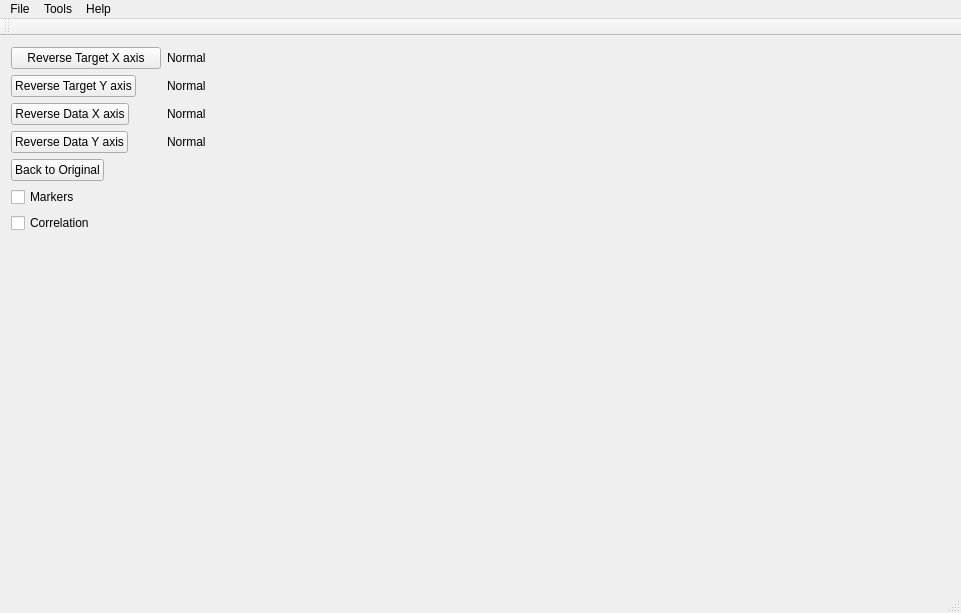
<?xml version="1.0" encoding="UTF-8"?>
<ui version="4.0">
 <class>MainWindow</class>
 <widget class="QMainWindow" name="MainWindow">
  <property name="geometry">
   <rect>
    <x>0</x>
    <y>0</y>
    <width>961</width>
    <height>613</height>
   </rect>
  </property>
  <property name="windowTitle">
   <string>QAnalySeries WASM, v. 1.5.3</string>
  </property>
  <widget class="QWidget" name="centralwidget">
   <property name="minimumSize">
    <size>
     <width>961</width>
     <height>536</height>
    </size>
   </property>
   <layout class="QFormLayout" name="formLayout">
    <item row="0" column="0">
     <layout class="QVBoxLayout" name="verticalLayout">
      <item>
       <layout class="QFormLayout" name="formLayout_2">
        <item row="0" column="0">
         <widget class="QPushButton" name="ReverseTargetXButton">
          <property name="minimumSize">
           <size>
            <width>150</width>
            <height>0</height>
           </size>
          </property>
          <property name="text">
           <string>Reverse Target X axis</string>
          </property>
         </widget>
        </item>
        <item row="0" column="1">
         <widget class="QLabel" name="reverseTargetXLabel">
          <property name="text">
           <string>Normal</string>
          </property>
         </widget>
        </item>
        <item row="1" column="0">
         <widget class="QPushButton" name="ReverseTargetYButton">
          <property name="text">
           <string>Reverse Target Y axis</string>
          </property>
         </widget>
        </item>
        <item row="1" column="1">
         <widget class="QLabel" name="reverseTargetYLabel">
          <property name="text">
           <string>Normal</string>
          </property>
         </widget>
        </item>
        <item row="2" column="0">
         <widget class="QPushButton" name="ReverseDataXButton">
          <property name="text">
           <string>Reverse Data X axis</string>
          </property>
         </widget>
        </item>
        <item row="2" column="1">
         <widget class="QLabel" name="reverseDataXLabel">
          <property name="text">
           <string>Normal</string>
          </property>
         </widget>
        </item>
        <item row="3" column="0">
         <widget class="QPushButton" name="ReverseDataYButton">
          <property name="text">
           <string>Reverse Data Y axis</string>
          </property>
         </widget>
        </item>
        <item row="3" column="1">
         <widget class="QLabel" name="reverseDataYLabel">
          <property name="text">
           <string>Normal</string>
          </property>
         </widget>
        </item>
        <item row="4" column="0">
         <widget class="QPushButton" name="BackToOriginal">
          <property name="enabled">
           <bool>true</bool>
          </property>
          <property name="text">
           <string>Back to Original</string>
          </property>
         </widget>
        </item>
        <item row="5" column="0">
         <widget class="QCheckBox" name="MarkersCheckbox">
          <property name="enabled">
           <bool>true</bool>
          </property>
          <property name="text">
           <string>Markers</string>
          </property>
          <property name="checked">
           <bool>false</bool>
          </property>
         </widget>
        </item>
        <item row="6" column="0">
         <widget class="QCheckBox" name="CorrelationCheckbox">
          <property name="text">
           <string>Correlation</string>
          </property>
         </widget>
        </item>
        <item row="6" column="1">
         <widget class="QLabel" name="correlationLabel">
          <property name="text">
           <string/>
          </property>
         </widget>
        </item>
        <item row="7" column="0">
         <spacer name="verticalSpacer">
          <property name="orientation">
           <enum>Qt::Vertical</enum>
          </property>
          <property name="sizeHint" stdset="0">
           <size>
            <width>20</width>
            <height>40</height>
           </size>
          </property>
         </spacer>
        </item>
       </layout>
      </item>
     </layout>
    </item>
    <item row="0" column="1">
     <layout class="QGridLayout" name="gridLayout">
      <item row="0" column="0">
       <widget class="QCustomPlot" name="correlation" native="true">
        <property name="sizePolicy">
         <sizepolicy hsizetype="MinimumExpanding" vsizetype="Preferred">
          <horstretch>0</horstretch>
          <verstretch>0</verstretch>
         </sizepolicy>
        </property>
        <property name="minimumSize">
         <size>
          <width>500</width>
          <height>163</height>
         </size>
        </property>
       </widget>
      </item>
      <item row="1" column="0">
       <widget class="QCustomPlot" name="sedrate" native="true">
        <property name="sizePolicy">
         <sizepolicy hsizetype="MinimumExpanding" vsizetype="Preferred">
          <horstretch>0</horstretch>
          <verstretch>0</verstretch>
         </sizepolicy>
        </property>
        <property name="minimumSize">
         <size>
          <width>500</width>
          <height>164</height>
         </size>
        </property>
       </widget>
      </item>
      <item row="2" column="0">
       <widget class="QCustomPlot" name="tuning" native="true">
        <property name="sizePolicy">
         <sizepolicy hsizetype="MinimumExpanding" vsizetype="Preferred">
          <horstretch>0</horstretch>
          <verstretch>0</verstretch>
         </sizepolicy>
        </property>
        <property name="minimumSize">
         <size>
          <width>500</width>
          <height>163</height>
         </size>
        </property>
       </widget>
      </item>
     </layout>
    </item>
   </layout>
  </widget>
  <widget class="QMenuBar" name="menubar">
   <property name="geometry">
    <rect>
     <x>0</x>
     <y>0</y>
     <width>961</width>
     <height>24</height>
    </rect>
   </property>
   <widget class="QMenu" name="menuFile">
    <property name="title">
     <string>File</string>
    </property>
    <addaction name="actionOpen_Project"/>
    <addaction name="actionSave_Project_as"/>
    <addaction name="separator"/>
    <addaction name="actionOpen_Example_Dataset"/>
    <addaction name="separator"/>
    <addaction name="actionOpen_Data"/>
    <addaction name="actionOpen_Target"/>
    <addaction name="actionOpen_TimeModel"/>
    <addaction name="separator"/>
    <addaction name="actionSave_Data_with_ages"/>
    <addaction name="actionSave_new_Data_as"/>
    <addaction name="actionSave_new_Target_as"/>
    <addaction name="actionSave_TimeModel_as"/>
    <addaction name="separator"/>
    <addaction name="actionFetch_Astro_Data"/>
    <addaction name="actionOpen_Laskar"/>
    <addaction name="actionETP_Target"/>
    <addaction name="actionInsolation_La04"/>
    <addaction name="separator"/>
   </widget>
   <widget class="QMenu" name="menuHelp">
    <property name="title">
     <string>Help</string>
    </property>
    <addaction name="actionAbout"/>
   </widget>
   <widget class="QMenu" name="menuTools">
    <property name="title">
     <string>Tools</string>
    </property>
    <addaction name="actionData_Processor"/>
    <addaction name="actionSSA"/>
    <addaction name="actionSpectral_Analysis"/>
   </widget>
   <addaction name="menuFile"/>
   <addaction name="menuTools"/>
   <addaction name="menuHelp"/>
  </widget>
  <widget class="QToolBar" name="mainToolBar">
   <attribute name="toolBarArea">
    <enum>TopToolBarArea</enum>
   </attribute>
   <attribute name="toolBarBreak">
    <bool>false</bool>
   </attribute>
  </widget>
  <widget class="QStatusBar" name="statusBar"/>
  <action name="actionOpen_Data">
   <property name="text">
    <string>Open Data</string>
   </property>
  </action>
  <action name="actionOpen_Target">
   <property name="text">
    <string>Open Target</string>
   </property>
  </action>
  <action name="actionOpen_TimeModel">
   <property name="text">
    <string>Open Time Model</string>
   </property>
  </action>
  <action name="actionSave_TimeModel_as">
   <property name="text">
    <string>Save TimeModel as...</string>
   </property>
  </action>
  <action name="actionSave_Data_with_ages">
   <property name="text">
    <string>Save Data with ages...</string>
   </property>
  </action>
  <action name="actionAbout">
   <property name="text">
    <string>About</string>
   </property>
  </action>
  <action name="actionOpen_Laskar">
   <property name="enabled">
    <bool>false</bool>
   </property>
   <property name="text">
    <string>Open Laskar</string>
   </property>
  </action>
  <action name="actionOpen_Example_Dataset">
   <property name="text">
    <string>Open Example Dataset </string>
   </property>
  </action>
  <action name="actionData_Processor">
   <property name="text">
    <string>Data Processor</string>
   </property>
  </action>
  <action name="actionSSA">
   <property name="text">
    <string>SSA</string>
   </property>
  </action>
  <action name="actionExit">
   <property name="text">
    <string>Exit</string>
   </property>
  </action>
  <action name="actionOpen_Project">
   <property name="text">
    <string>Open Project</string>
   </property>
  </action>
  <action name="actionSave_Project_as">
   <property name="text">
    <string>Save Project as...</string>
   </property>
  </action>
  <action name="actionETP_Target">
   <property name="enabled">
    <bool>false</bool>
   </property>
   <property name="text">
    <string>ETP Target</string>
   </property>
  </action>
  <action name="actionSave_new_Data_as">
   <property name="text">
    <string>Save new Data as...</string>
   </property>
  </action>
  <action name="actionSave_new_Target_as">
   <property name="text">
    <string>Save new Target as...</string>
   </property>
  </action>
  <action name="actionInsolation_La04">
   <property name="enabled">
    <bool>false</bool>
   </property>
   <property name="text">
    <string>Insolation (La04)</string>
   </property>
  </action>
  <action name="actionSpectral_Analysis">
   <property name="text">
    <string>Spectral Analysis</string>
   </property>
  </action>
  <action name="actionFetch_Astro_Data">
   <property name="enabled">
    <bool>true</bool>
   </property>
   <property name="text">
    <string>Fetch Astro Data</string>
   </property>
  </action>
 </widget>
 <layoutdefault spacing="6" margin="11"/>
 <customwidgets>
  <customwidget>
   <class>QCustomPlot</class>
   <extends>QWidget</extends>
   <header>qcustomplot.h</header>
   <container>1</container>
  </customwidget>
 </customwidgets>
 <resources/>
 <connections/>
</ui>
